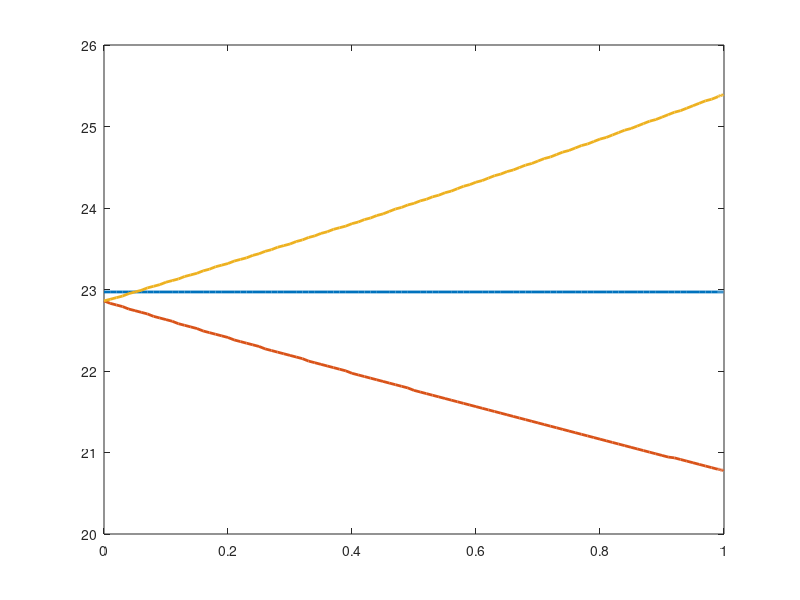

The MATLAB source for this figure: (Note: this script raises an error after producing the figure.)
% Code designed to demonstrate detection of universal inertial frame (UIF)
function UIF_via_gravity()
%% initializations, constants and simple functions
% initialization
clear all
clc
close all

% constants
c  = 299792458;  % [m/s] speed of light
G  = 6.6744e-11; % [m^3/(kg s)] gravitational constant
Me = 5.97219e24; % [kg] earth's mass
Ms = 333000*Me;  % [kg] sun's mass
et = 0.5*c^2;    % [m^2/s^2] specific total energy
AU = 152.03e9;   % [m] distance from sun to earth

% simple functions
gamma       = @(v) 1./sqrt(1-v.^2);
add_vel     = @(v1_in,v2_in) (v1_in+v2_in)/(1 + v1_in*v2_in);
grav_2_dt   = @(g,r) sqrt(1-g*r/et);
r_2_gravObj = @(M,r) G*M/r^2;
gravimeter  = @(dtnear_dtfar,dr) (c^2/(2*dr))*(1-(dtnear_dtfar)^2);

%% experiement: travel two gravimeters (probes) towards center of massed object (MO)
% set conditions (in MO's frame)
M_MO      = 1e3*Ms; % [kg] mass of object at center of experiment
r_measure = AU/2;   % [m] nearest clock distance from center of MO
probe_dv  = 0.1;    % [frac of c] speed of probes relative to MO
gmtr_dr   = 1000;   % [m] clocks distance apart when stationary

% initialize
gr_orbit_all  = [];
gr_probe1_all = [];
gr_probe2_all = [];

% loop through range of MO velocities
v_obj_all = [0:0.01:0.99 0.99:0.001:0.999]; % [frac of c] speed of MO (in UIF)
for ivo = 1 : length(v_obj_all)
    % (in UIF)
    v_obj         = v_obj_all(ivo);           % [frac of c] velocity of MO
    v_p1          = add_vel(v_obj,probe_dv);  % [frac of c] velocity of probe1
    v_p2          = add_vel(v_obj,-probe_dv); % [frac of c] velocity of probe2
    drUIF_drp_obj = gamma(v_obj);             % [-] kinetic differential for MO
    drUIF_drp_p1  = gamma(v_p1);              % [-] kinetic differential for probe1
    drUIF_drp_p2  = gamma(v_p2);              % [-] kinetic differential for probe2
    
    % determine kinetic time/space dilation effects on grivimeters (in UIF)
    gmtr_dr_UIF_obj = gmtr_dr/drUIF_drp_obj; % [m] clocks distance apart
    gmtr_dr_UIF_p1  = gmtr_dr/drUIF_drp_p1;  % [m] clocks distance apart
    gmtr_dr_UIF_p2  = gmtr_dr/drUIF_drp_p2;  % [m] clocks distance apart
    
    % determine effects on gravimeter from orbit of MO (in  MO frame)
    dr_obit       = drUIF_drp_obj*gmtr_dr_UIF_obj;       % [m] clocks distance apart
    r_f_orbit     = r_measure+dr_obit;                   % [m] farthest clock distance to MO
    r_n_orbit     = r_measure;                           % [m] nearest clock distance to MO
    dtn_dtf_orbit = frames_dtn_dtf(r_f_orbit,r_n_orbit); % [-] clock differential
    g_m_orbit     = gravimeter(dtn_dtf_orbit,gmtr_dr);   % [m/s^2] measured g
    
    % determine effects on gravimeter from probe 1 (in  MO frame)
    dr_p1          = drUIF_drp_obj*gmtr_dr_UIF_p1;          % [m] clocks distance apart
    r_f_probe1     = r_measure+dr_p1;                       % [m] farthest clock distance to MO
    r_n_probe1     = r_measure;                             % [m] nearest clock distance to MO
    dtn_dtf_probe1 = frames_dtn_dtf(r_f_probe1,r_n_probe1); % [-] clock differential
    g_m_probe1     = gravimeter(dtn_dtf_probe1,gmtr_dr);    % [m/s^2] measured g
    
    % determine effects on gravimeter from probe 2 (in  MO frame)
    dr_probe2      = drUIF_drp_obj*gmtr_dr_UIF_p2;          % [m] clocks distance apart
    r_f_probe2     = r_measure+dr_probe2;                   % [m] farthest clock distance to MO
    r_n_probe2     = r_measure;                             % [m] nearest clock distance to MO
    dtn_dtf_probe2 = frames_dtn_dtf(r_f_probe2,r_n_probe2); % [-] clock differential
    g_m_probe2     = gravimeter(dtn_dtf_probe2,gmtr_dr);    % [m/s^2] measured g
    
    % store results
    gr_orbit_all  = [gr_orbit_all g_m_orbit];
    gr_probe1_all = [gr_probe1_all g_m_probe1];
    gr_probe2_all = [gr_probe2_all g_m_probe2];
end

% plot results
fig = figure(1);
hold off
plot(v_obj_all, gr_orbit_all,'LineWidth',2);
hold on
plot(v_obj_all, gr_probe1_all,'LineWidth',2);
plot(v_obj_all, gr_probe2_all,'LineWidth',2);

% clean up plot
legend('Orbital g(r)','Gravimeter1 g(r)','Gravimeter2 g(r)','FontSize',16,'location','NW');
xlabel({'Dimensional Velocity of Massed Object [fraction of c]','With Respect to UIF'},'FontSize',16);
ylabel('Measured $g(r)~\left[\frac{m}{s^2}\right]$','FontSize',16,'Interpreter','latex');
grid on
a = get(gca,'XTickLabel');
set(gca,'XTickLabel',a,'fontsize',16)
xticks([0:.1:1]);
annotation(fig, 'textbox', [.13 .10 .8 .2], 'String'...
    ,sprintf('Mass of massed object: %d [Solar Masses]',M_MO/Ms)...
    ,'EdgeColor','none','FontSize',14);
annotation(fig, 'textbox', [.13 .07 .8 .2], 'String'...
    ,sprintf('Gravimeter clocks original distance apart: %d [km]',gmtr_dr/1e3)...
    ,'EdgeColor','none','FontSize',14);
annotation(fig, 'textbox', [.13 .04 .8 .2], 'String'...
    ,sprintf('Measurement distance from center of mass: %0.1f [AU]',r_measure/AU)...
    ,'EdgeColor','none','FontSize',14);
annotation(fig, 'textbox', [.13 .01 .8 .2], 'String'...
    ,sprintf('Speed of probes relative to massed object: %0.1f [fraction of c]',probe_dv)...
    ,'EdgeColor','none','FontSize',14);

%% supporting function
    function dtn_dtf = frames_dtn_dtf(r_f,r_n)
        % (in MO frame)
        g_f     = r_2_gravObj(M_MO,r_f); % gravitational specific force at clock farthest from MO
        g_n     = r_2_gravObj(M_MO,r_n); % gravitational specific force at clock nearest to MO
        dt_f    = grav_2_dt(g_f,r_f);    % time dilation of clock farthest from MO
        dt_n    = grav_2_dt(g_n,r_n);    % time dilation of clock nearest to MO
        dtn_dtf = dt_n/dt_f;             % relative time differential between closest and farthest clock
    end
end